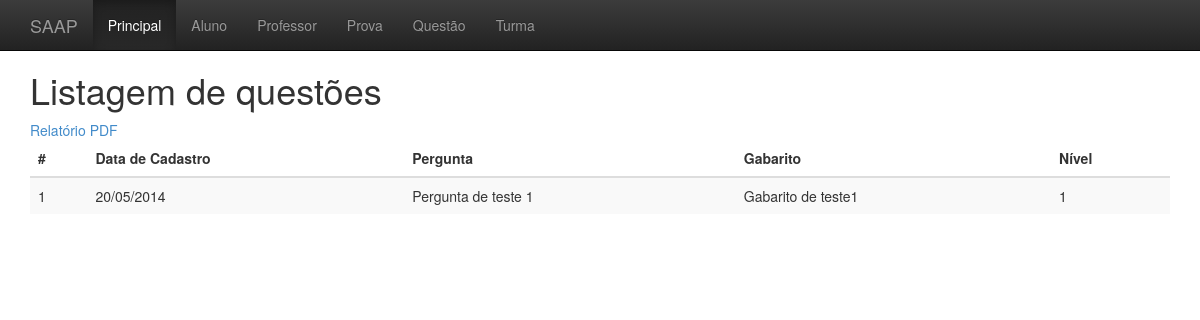
Screenshot of /centraRate/questao/listar.php with the database file from the repository.
### tables this page shows
CREATE TABLE IF NOT EXISTS `tb_questao` (
  `id` int(11) NOT NULL AUTO_INCREMENT,
  `data_cadastro` timestamp NOT NULL DEFAULT CURRENT_TIMESTAMP,
  `pergunta` text NOT NULL,
  `gabarito` text NOT NULL,
  `nivel` enum('1','2','3','4','5') NOT NULL,
  PRIMARY KEY (`id`),
  KEY `id_prova` (`data_cadastro`)
);

### centraRate/questao/listar.php (the view, shortened to what this page needs)
<!DOCTYPE html>
<html lang="en">
  <head>
    <link rel="stylesheet" href="../css/bootstrap.min.css">
    <link rel="stylesheet" href="../css/bootstrap-theme.min.css">
    <link rel="stylesheet" href="../css/estilos.css">
  </head>
  <body>
    <div role="navigation" class="navbar navbar-inverse navbar-fixed-top">
      <div class="container">
        <div class="navbar-header">
          <a href="#" class="navbar-brand">SAAP</a>
        </div>
        <div class="collapse navbar-collapse">
          <ul class="nav navbar-nav">
            <li class="active"><a href="#">Principal</a></li>
            <li><a href="../aluno/listar.php">Aluno</a></li>
            <li><a href="../professor/listar.php">Professor</a></li>
            <li><a href="../prova/listar.php">Prova</a></li>
            <li><a href="../questao/listar.php">Questão</a></li>
            <li><a href="../turma/listar.php">Turma</a></li>
          </ul>
        </div>
      </div>
    </div>
    <div class="container tema">
        <h1>Listagem de questões</h1>
        <a href="relatorioPDF.php">Relatório PDF</a>
        <table class="table table-striped">
            <thead>
            <th>#</th>
            <th>Data de Cadastro</th>
            <th>Pergunta</th>
            <th>Gabarito</th>
            <th>Nível</th>
            </thead>
            <tbody>
            <?php
                    $sql = "SELECT *, DATE_FORMAT(Q.data_cadastro, '%d/%m/%Y') as dataCadastroDF FROM tb_questao Q";
                    $resultado = mysql_query($sql);
                    while($linha = mysql_fetch_assoc($resultado))
                    {
                        echo '<tr>';
                            echo '<td>'. $linha['id'] .'</td>';
                            echo '<td>'. $linha['dataCadastroDF'] .'</td>';
                            echo '<td>'. $linha['pergunta'] .'</td>';
                            echo '<td>'. $linha['gabarito'] .'</td>';
                            echo '<td>'. $linha['nivel'] .'</td>';
                        echo '</tr>';
                     }
            ?>
            </tbody>
        </table>
    </div>
  </body>
</html>

### centraRate/css/estilos.css (style rules this page uses)
.tema { margin-top: 50px !important; }

### rows the page displays
tb_questao: id "1", dataCadastroDF "20/05/2014", pergunta "Pergunta de teste 1", gabarito "Gabarito de teste1", nivel "1"
